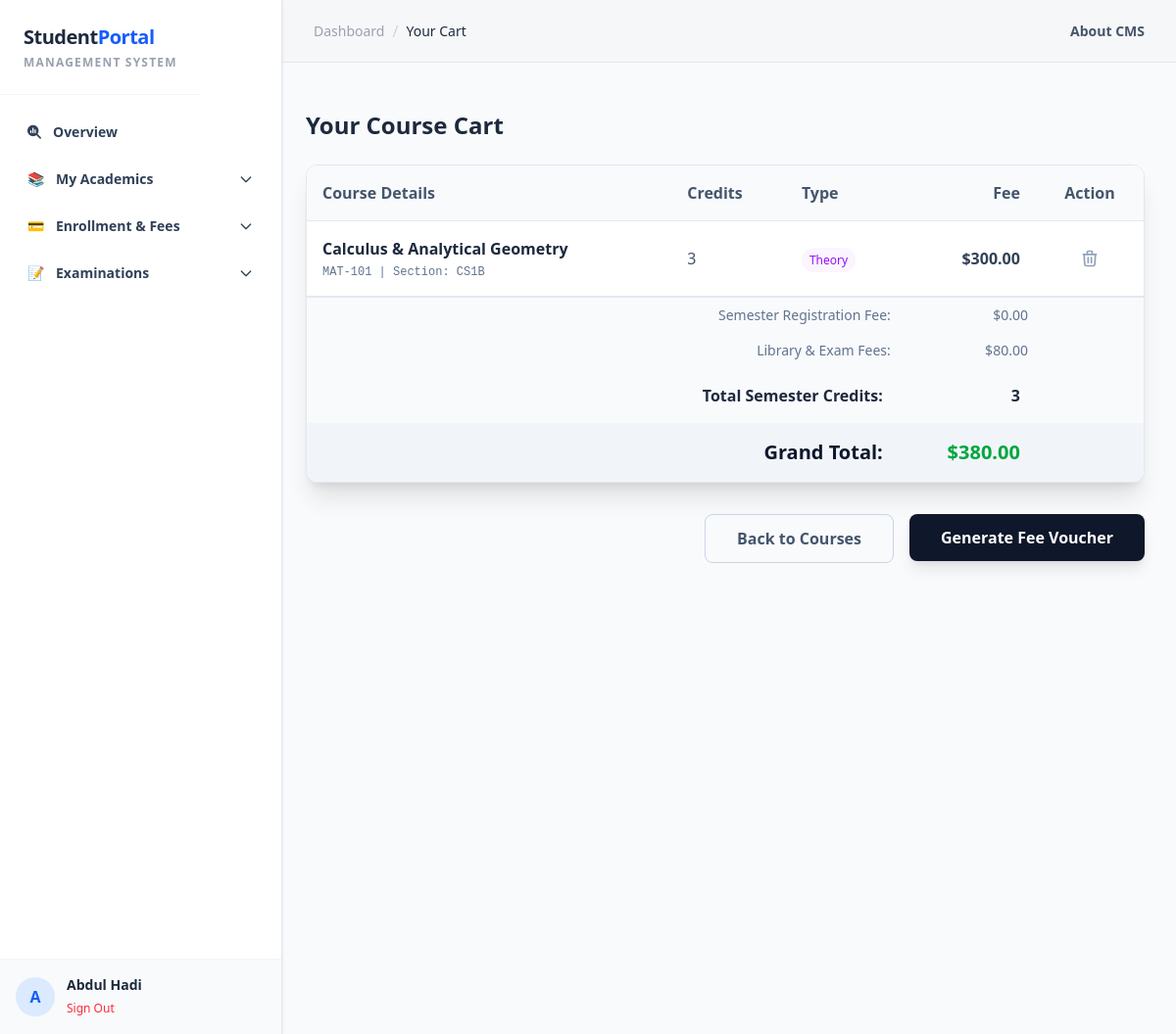
/student/dashboard/academics/your_cart/ (signed in), run on the app's committed database.
### apps/accounts/models.py (models this page shows, shortened)
class CustomUser(AbstractUser):
    phone = models.CharField(max_length=30,unique=True,null=True, blank=True)
    birth_date = models.DateField(null=True,blank=True)

### apps/academics/models.py (models this page shows, shortened)
class Course(models.Model):
    COURSE_TYPE_CHOICES = (
        ('Lab','Lab'),
        ('Theory','Theory')
    )
    CATEGORY_CHOICES = [
        ('PROG', 'Programming'),
        ('MATH', 'Mathematics'),
        ('THEO', 'Theory'),
        ('SOFT', 'Software Engineering'),
        ('GEN', 'General Education'),
    ]
    name = models.CharField(max_length=55)
    credit_hours = models.PositiveSmallIntegerField()
    created_at = models.DateTimeField(auto_now_add=True)
    course_code = models.CharField(max_length=10,unique=True)
    course_type = models.CharField(max_length=10, choices=COURSE_TYPE_CHOICES, default='Theory')
    category = models.CharField(max_length=20, choices=CATEGORY_CHOICES, default='GEN')

class Section(models.Model):
    department = models.ForeignKey(Department, related_name='sections', on_delete=models.CASCADE)
    section_id = models.CharField(max_length=25,unique=True)
    limit_of_students = models.PositiveSmallIntegerField(default=50)
    created_at = models.DateField(auto_now_add=True)
    def __str__(self):
        return self.section_id

### apps/academics/views/student_views.py (the view, shortened to what this page needs)
# urls.py: path('dashboard/academics/your_cart/',cart_page_view, name='cart'),
@student_only
@login_required
def cart_page_view(request):
    cart_total = calculate_cart_total(request.user.student_profile)
    unpaid_voucher = FeeVoucher.objects.filter(student=request.user.student_profile,status='unpaid').first()
    return render(request, 'temps/academics/pages/StudentDashboard/My Academics/Cart.html',{ 'cart_total':cart_total,'unpaid_voucher':unpaid_voucher,'page_name':'Your Cart'})

### apps/academics/models.py (called while the page is built)
    @classmethod
    def latest_semester(cls):
        return cls.objects.latest('end_date')

### apps/academics/permissions.py (called while the page is built)
def student_only(myview):
    @wraps(myview)
    def _wrapped(request, *args, **kwargs):
        if not request.user.is_authenticated:
            return redirect('accounts:login')
        if not hasattr(request.user,'student_profile'):
            return HttpResponseForbidden("Students Only")
        return myview(request, *args, **kwargs)
    return _wrapped

### apps/accounts/models.py (called while the page is built)
    @property
    def is_registration_fee_paid(self):
        vouchers = self.fee_vouchers.filter(status='paid')
        for v in vouchers:
            breakdown = v.breakdown or {}
            fixed_fees = breakdown.get('fixed_fees', {})
            reg_fee = fixed_fees.get('registration', 0)
            if reg_fee > 0:
                return True
        return False

### apps/finance/services.py (called while the page is built)
def is_student_lib_fee_paid_current_sem(student):
    paid_vouchers = student.fee_vouchers.filter(status='paid',semester=Semester.latest_semester())
    if paid_vouchers.exists():
        for voucher in paid_vouchers:
            if voucher.breakdown['fixed_fees']['library_fee'] > 0:
                return True
    return False

### apps/academics/templates/temps/academics/pages/StudentDashboard/My Academics/Cart.html (shortened to what this page needs)
{% extends 'BaseStudentDashboard.html'%}
{% block main_section %}
<div class="max-w-5xl mx-auto px-4 py-8">
    {% if unpaid_voucher %}
    {% if unpaid_voucher.amount == 0%}
        <div class="bg-blue-50 border border-amber-200 rounded-lg p-6">
            <h1 class="text-2xl font-bold">Are you sure?</h1>
            <p class="py-2"><span class="font-bold">Note:</span> Since your grand total is zero because of your credit. You can directly enroll without paying.</p>
            <a href="{% url 'pay_voucher' voucher_id=unpaid_voucher.id %}" class="text-white py-2 px-4 font-bold bg-green-400 my-4 tracking-widest transition hover:bg-green-500">
                Enroll
            </a>
        </div>
    {% else %}
    <div class="bg-amber-50 border border-amber-200 rounded-lg p-6">
            <div class="flex items-center justify-between mb-4">
                <h2 class="text-xl font-semibold text-amber-800">Pending Fee Voucher</h2>
                <span class="bg-amber-200 text-amber-800 px-3 py-1 rounded-full text-sm font-medium">Unpaid</span>
            </div>
            <p class="text-amber-700 mb-4">
                You have an active voucher generated on {{ unpaid_voucher.created_at|date }}.
                You must pay this or cancel it to modify your courses.
            </p>
            <div class="flex gap-4">
                <a href="{% url 'pay_voucher' voucher_id=unpaid_voucher.id%}"class="bg-blue-600 text-white px-6 py-2 rounded hover:bg-blue-700">
                    View & Pay Now
                </a>
                <a href="{% url 'download_fee_voucher' voucher_id=unpaid_voucher.id%}" class="border border-blue-600 text-blue-600 px-6 py-2 rounded hover:bg-blue-50">
                    Download PDF
                </a>
                <form action="{% url 'delete_unpaid_fee_voucher' voucher_id=unpaid_voucher.id %}" method="POST" onsubmit="return confirm('Canceling will unlock your courses for editing. Continue?');">
                    {% csrf_token %}
                    <button type="submit" class="text-red-600 hover:underline">
                        Cancel Voucher & Edit Cart
                    </button>
                </form>
            </div>
        </div>
    {% endif %}
    {% else %}
    <h2 class="text-2xl font-bold text-slate-800 mb-6">Your Course Cart</h2>
    <div class="bg-white shadow-xl rounded-xl border border-slate-200 overflow-x-auto">
        <table class="w-full text-left border-collapse">
            <thead class="bg-slate-50 border-b border-slate-200">
                <tr>
                    <th class="p-4 font-semibold text-slate-600">Course Details</th>
                    <th class="p-4 font-semibold text-slate-600">Credits</th>
                    <th class="p-4 font-semibold text-slate-600">Type</th>
                    <th class="p-4 font-semibold text-slate-600 text-right">Fee</th>
                    <th class="p-4 font-semibold text-slate-600 text-center">Action</th>
                </tr>
            </thead>
            <tbody>
                {% if cart_total.items %}
                    {% for item in cart_total.items %}
                    <tr class="border-b border-slate-100 hover:bg-slate-50 transition-colors">
                        <td class="p-4">
                            <div class="font-bold text-slate-800">{{ item.course_name }}</div>
                            <div class="text-xs text-slate-500 font-mono mt-1">
                                {{ item.course_code }} | Section: {{ item.section }}
                            </div>
                        </td>
                        <td class="p-4 text-slate-600">{{ item.credits }}</td>
                        <td class="p-4">
                            <span class="px-2 py-1 text-xs font-medium rounded-full
                                {% if item.type == 'theory' %} bg-blue-50 text-blue-600 {% else %} bg-purple-50 text-purple-600 {% endif %}">
                                {{ item.type|title }}
                            </span>
                        </td>
                        <td class="p-4 text-right font-semibold text-slate-700">${{ item.fee|stringformat:".2f" }}</td>
                        <td class="p-4 text-center">
                            <a href="{% url 'remove_course_from_cart' item_id=item.item_id %}" class="text-slate-400 hover:text-red-500 transition-colors">
                            </a>
                        </td>
                    </tr>
                    {% endfor %}
                {% endif %}
            </tbody>
            {% if cart_total.items %}
            <tfoot class="bg-slate-50 border-t-2 border-slate-200">
                <tr class="text-slate-500 text-sm">
                    <td colspan="3" class="p-2 text-right">Semester Registration Fee:</td>
                    <td class="p-2 text-right">${{ cart_total.fixed_fees.registration|stringformat:".2f" }}</td>
                    <td></td>
                </tr>
                <tr class="text-slate-500 text-sm">
                    <td colspan="3" class="p-2 text-right border-none">Library & Exam Fees:</td>
                    <td class="p-2 text-right border-none">${{ cart_total.fixed_fees.library_fee|add:cart_total.fixed_fees.exam_fee|stringformat:".2f" }}</td>
                    <td></td>
                </tr>
                <tr class="text-slate-800">
                    <td colspan="3" class="p-4 text-right font-bold">Total Semester Credits:</td>
                    <td class="p-4 text-right font-bold">{{ cart_total.total_credits }}</td>
                    <td></td>
                </tr>
                <tr class="bg-slate-100">
                    <td colspan="3" class="p-4 text-right text-xl font-black text-slate-900">Grand Total:</td>
                    <td class="p-4 text-right text-xl font-black text-green-600">${{ cart_total.grand_total|stringformat:".2f" }}</td>
                    <td></td>
                </tr>
            </tfoot>
            {% endif %}
        </table>
    </div>
    <div class="flex flex-col sm:flex-row justify-end gap-4 mt-8">
        <a href="{% url 'add_classes' %}" class="px-8 py-3 text-center border border-slate-300 rounded-lg text-slate-600 font-semibold hover:bg-slate-50 transition-all">
            Back to Courses
        </a>
        {% if cart_total.items %}
        <form action="#" method="POST">
            <button type="submit" class="w-full px-8 py-3 bg-slate-900 text-white rounded-lg font-semibold shadow-lg hover:bg-slate-800 hover:scale-105 active:scale-95 transition-all">
                Generate Fee Voucher
            </button>
        </form>
        {% endif %}
    </div>
    {% endif %}
</div>
{% endblock %}

### templates/comps/StudentDashboard/sidebar.html (shortened to what this page needs)
{% load static %}
{% block sidebar %}
<aside id='sidebar' class="hidden md:flex flex-col bg-white border-r border-gray-200 fixed top-0 left-0 h-screen w-72 shadow-sm z-100">
    <div class="flex flex-row justify-between">
        <div class="p-6 border-b border-gray-100">
            <h1 class="text-xl font-bold text-slate-800 tracking-tight">Student<span class="text-blue-600">Portal</span></h1>
            <p class="text-xs text-gray-400 uppercase tracking-widest font-semibold mt-1">Management System</p>
        </div>
    </div>
    <div class="flex-1 overflow-y-auto py-4 px-3 space-y-1">
            <a href="{% url 'student_dashboard' %}" class="submenu-toggle w-full flex items-center justify-between px-4 py-3 text-sm font-semibold text-slate-700 hover:bg-gray-50 rounded-lg transition-all group">
                <div class="flex items-center">
                    <span class="fa-solid fa-magnifying-glass-chart mr-3"></span>
                     Overview
                </div>
            </a>
        <div class="menu-group">
            <button class="submenu-toggle w-full flex items-center justify-between px-4 py-3 text-sm font-semibold text-slate-700 hover:bg-gray-50 rounded-lg transition-all group">
                <div class="flex items-center">
                    <span class="mr-3">📚</span> My Academics
                </div>
                <svg class="w-4 h-4 transform transition-transform duration-200 arrow" fill="none" stroke="currentColor" viewBox="0 0 24 24"><path stroke-linecap="round" stroke-linejoin="round" stroke-width="2" d="M19 9l-7 7-7-7"></path></svg>
            </button>
        </div>
        <div class="menu-group">
            <button class="submenu-toggle w-full flex items-center justify-between px-4 py-3 text-sm font-semibold text-slate-700 hover:bg-gray-50 rounded-lg transition-all">
                <div class="flex items-center">
                    <span class="mr-3">💳</span> Enrollment & Fees
                </div>
                <svg class="w-4 h-4 transform transition-transform duration-200 arrow" fill="none" stroke="currentColor" viewBox="0 0 24 24"><path stroke-linecap="round" stroke-linejoin="round" stroke-width="2" d="M19 9l-7 7-7-7"></path></svg>
            </button>
        </div>
        <div class="menu-group">
            <button class="submenu-toggle w-full flex items-center justify-between px-4 py-3 text-sm font-semibold text-slate-700 hover:bg-gray-50 rounded-lg transition-all">
                <div class="flex items-center">
                    <span class="mr-3">📝</span> Examinations
                </div>
                <svg class="w-4 h-4 transform transition-transform duration-200 arrow" fill="none" stroke="currentColor" viewBox="0 0 24 24"><path stroke-linecap="round" stroke-linejoin="round" stroke-width="2" d="M19 9l-7 7-7-7"></path></svg>
            </button>
        </div>
    </div>
    <div class="p-4 border-t border-gray-100 bg-gray-50">
        <div class="flex items-center">
            <div class="w-10 h-10 rounded-full bg-blue-100 flex items-center justify-center text-blue-600 font-bold">
                {{ request.user.first_name|first }}
            </div>
            <div class="ml-3">
                <p class="text-sm font-bold text-slate-800">{{ request.user.get_full_name }}</p>
                <a href="{% url 'accounts:logout' %}" class="text-xs text-red-500 hover:underline">Sign Out</a>
            </div>
        </div>
    </div>
</aside>
{% endblock %}

### data on the page
CustomUser: user.first_name|first "A", user.get_full_name "Abdul Hadi"
Course: course_name "Calculus & Analytical Geometry", course_code "MAT-101", type "Theory"
Section: section "CS1B"

### other printed values
{{ page_name }} "Your Cart"
{{ item.credits }} "3"
{{ item.fee|stringformat:".2f" }} "300.00"
{{ cart_total.fixed_fees.registration|stringformat:".2f" }} "0.00"
{{ cart_total.total_credits }} "3"
{{ cart_total.grand_total|stringformat:".2f" }} "380.00"
